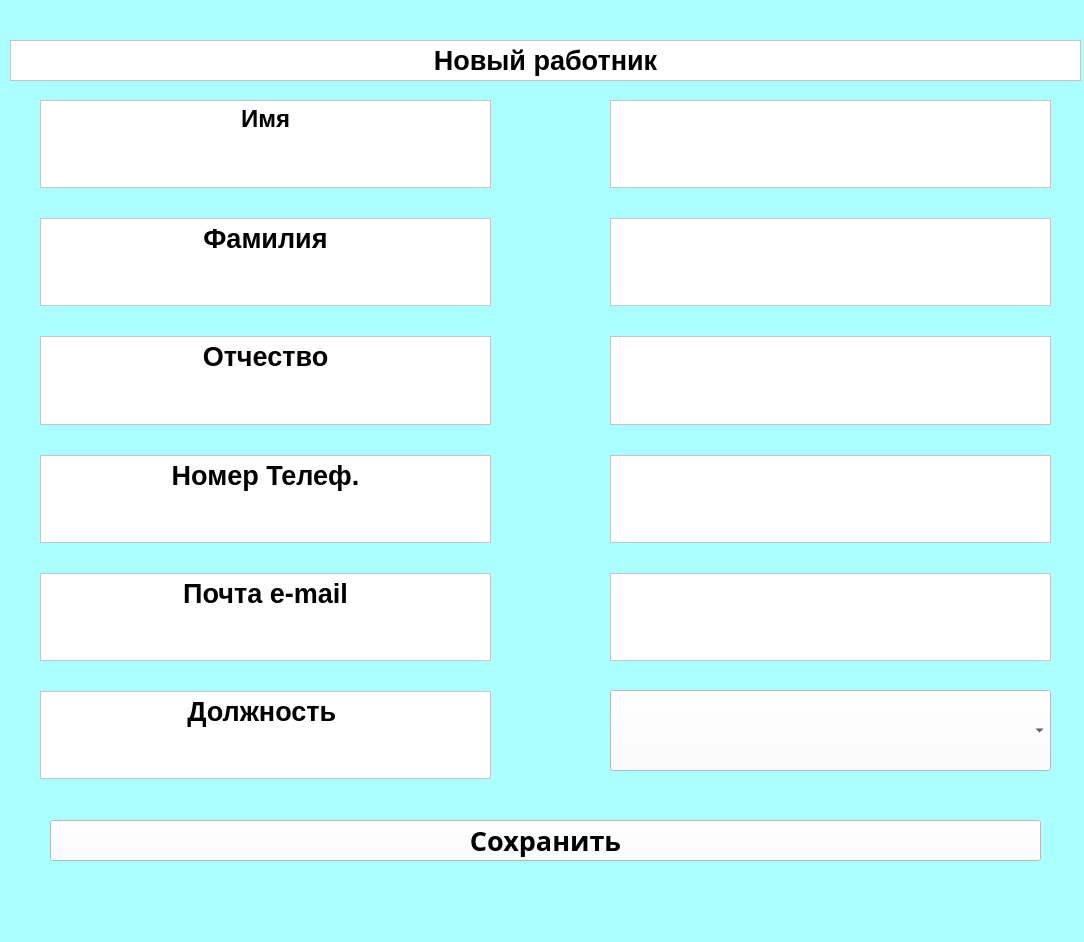
<?xml version="1.0" encoding="UTF-8"?>
<ui version="4.0">
 <class>MainWindow</class>
 <widget class="QMainWindow" name="MainWindow">
  <property name="geometry">
   <rect>
    <x>0</x>
    <y>0</y>
    <width>1084</width>
    <height>942</height>
   </rect>
  </property>
  <property name="font">
   <font>
    <family>MS UI Gothic</family>
    <pointsize>20</pointsize>
    <weight>75</weight>
    <bold>true</bold>
   </font>
  </property>
  <property name="windowTitle">
   <string>MainWindow</string>
  </property>
  <property name="styleSheet">
   <string notr="true">background-color: rgb(170, 255, 255)</string>
  </property>
  <widget class="QWidget" name="centralwidget">
   <widget class="QTextBrowser" name="textBrowser">
    <property name="geometry">
     <rect>
      <x>10</x>
      <y>40</y>
      <width>1071</width>
      <height>41</height>
     </rect>
    </property>
    <property name="styleSheet">
     <string notr="true">background-color: rgb(255, 255, 255)</string>
    </property>
    <property name="verticalScrollBarPolicy">
     <enum>Qt::ScrollBarAlwaysOff</enum>
    </property>
    <property name="horizontalScrollBarPolicy">
     <enum>Qt::ScrollBarAlwaysOff</enum>
    </property>
    <property name="html">
     <string>&lt;!DOCTYPE HTML PUBLIC &quot;-//W3C//DTD HTML 4.0//EN&quot; &quot;http://www.w3.org/TR/REC-html40/strict.dtd&quot;&gt;
&lt;html&gt;&lt;head&gt;&lt;meta name=&quot;qrichtext&quot; content=&quot;1&quot; /&gt;&lt;style type=&quot;text/css&quot;&gt;
p, li { white-space: pre-wrap; }
&lt;/style&gt;&lt;/head&gt;&lt;body style=&quot; font-family:'MS Shell Dlg 2'; font-size:7.8pt; font-weight:400; font-style:normal;&quot;&gt;
&lt;p align=&quot;center&quot; style=&quot; margin-top:0px; margin-bottom:0px; margin-left:0px; margin-right:0px; -qt-block-indent:0; text-indent:0px;&quot;&gt;&lt;span style=&quot; font-size:20pt; font-weight:600;&quot;&gt;Новый работник&lt;/span&gt;&lt;/p&gt;&lt;/body&gt;&lt;/html&gt;</string>
    </property>
   </widget>
   <widget class="QWidget" name="layoutWidget">
    <property name="geometry">
     <rect>
      <x>610</x>
      <y>100</y>
      <width>441</width>
      <height>561</height>
     </rect>
    </property>
    <layout class="QVBoxLayout" name="verticalLayout_2">
     <property name="spacing">
      <number>30</number>
     </property>
     <item>
      <widget class="QTextBrowser" name="name">
       <property name="font">
        <font>
         <pointsize>20</pointsize>
         <weight>75</weight>
         <bold>true</bold>
        </font>
       </property>
       <property name="styleSheet">
        <string notr="true">background-color: rgb(255, 255, 255)</string>
       </property>
       <property name="readOnly">
        <bool>false</bool>
       </property>
       <property name="html">
        <string>&lt;!DOCTYPE HTML PUBLIC &quot;-//W3C//DTD HTML 4.0//EN&quot; &quot;http://www.w3.org/TR/REC-html40/strict.dtd&quot;&gt;
&lt;html&gt;&lt;head&gt;&lt;meta name=&quot;qrichtext&quot; content=&quot;1&quot; /&gt;&lt;style type=&quot;text/css&quot;&gt;
p, li { white-space: pre-wrap; }
&lt;/style&gt;&lt;/head&gt;&lt;body style=&quot; font-family:'MS Shell Dlg 2'; font-size:20pt; font-weight:600; font-style:normal;&quot;&gt;
&lt;p align=&quot;center&quot; style=&quot;-qt-paragraph-type:empty; margin-top:0px; margin-bottom:0px; margin-left:0px; margin-right:0px; -qt-block-indent:0; text-indent:0px;&quot;&gt;&lt;br /&gt;&lt;/p&gt;&lt;/body&gt;&lt;/html&gt;</string>
       </property>
      </widget>
     </item>
     <item>
      <widget class="QTextBrowser" name="surname">
       <property name="font">
        <font>
         <pointsize>20</pointsize>
         <weight>75</weight>
         <bold>true</bold>
        </font>
       </property>
       <property name="styleSheet">
        <string notr="true">background-color: rgb(255, 255, 255)</string>
       </property>
       <property name="readOnly">
        <bool>false</bool>
       </property>
       <property name="html">
        <string>&lt;!DOCTYPE HTML PUBLIC &quot;-//W3C//DTD HTML 4.0//EN&quot; &quot;http://www.w3.org/TR/REC-html40/strict.dtd&quot;&gt;
&lt;html&gt;&lt;head&gt;&lt;meta name=&quot;qrichtext&quot; content=&quot;1&quot; /&gt;&lt;style type=&quot;text/css&quot;&gt;
p, li { white-space: pre-wrap; }
&lt;/style&gt;&lt;/head&gt;&lt;body style=&quot; font-family:'MS Shell Dlg 2'; font-size:20pt; font-weight:600; font-style:normal;&quot;&gt;
&lt;p align=&quot;center&quot; style=&quot; margin-top:0px; margin-bottom:0px; margin-left:0px; margin-right:0px; -qt-block-indent:0; text-indent:0px;&quot;&gt;  &lt;/p&gt;&lt;/body&gt;&lt;/html&gt;</string>
       </property>
      </widget>
     </item>
     <item>
      <widget class="QTextBrowser" name="patronymic">
       <property name="font">
        <font>
         <pointsize>20</pointsize>
         <weight>75</weight>
         <bold>true</bold>
        </font>
       </property>
       <property name="styleSheet">
        <string notr="true">background-color: rgb(255, 255, 255)</string>
       </property>
       <property name="readOnly">
        <bool>false</bool>
       </property>
       <property name="html">
        <string>&lt;!DOCTYPE HTML PUBLIC &quot;-//W3C//DTD HTML 4.0//EN&quot; &quot;http://www.w3.org/TR/REC-html40/strict.dtd&quot;&gt;
&lt;html&gt;&lt;head&gt;&lt;meta name=&quot;qrichtext&quot; content=&quot;1&quot; /&gt;&lt;style type=&quot;text/css&quot;&gt;
p, li { white-space: pre-wrap; }
&lt;/style&gt;&lt;/head&gt;&lt;body style=&quot; font-family:'MS Shell Dlg 2'; font-size:20pt; font-weight:600; font-style:normal;&quot;&gt;
&lt;p align=&quot;center&quot; style=&quot; margin-top:0px; margin-bottom:0px; margin-left:0px; margin-right:0px; -qt-block-indent:0; text-indent:0px;&quot;&gt;  &lt;/p&gt;&lt;/body&gt;&lt;/html&gt;</string>
       </property>
      </widget>
     </item>
     <item>
      <widget class="QTextBrowser" name="phone">
       <property name="font">
        <font>
         <pointsize>20</pointsize>
         <weight>75</weight>
         <bold>true</bold>
        </font>
       </property>
       <property name="styleSheet">
        <string notr="true">background-color: rgb(255, 255, 255)</string>
       </property>
       <property name="readOnly">
        <bool>false</bool>
       </property>
       <property name="html">
        <string>&lt;!DOCTYPE HTML PUBLIC &quot;-//W3C//DTD HTML 4.0//EN&quot; &quot;http://www.w3.org/TR/REC-html40/strict.dtd&quot;&gt;
&lt;html&gt;&lt;head&gt;&lt;meta name=&quot;qrichtext&quot; content=&quot;1&quot; /&gt;&lt;style type=&quot;text/css&quot;&gt;
p, li { white-space: pre-wrap; }
&lt;/style&gt;&lt;/head&gt;&lt;body style=&quot; font-family:'MS Shell Dlg 2'; font-size:20pt; font-weight:600; font-style:normal;&quot;&gt;
&lt;p align=&quot;center&quot; style=&quot;-qt-paragraph-type:empty; margin-top:0px; margin-bottom:0px; margin-left:0px; margin-right:0px; -qt-block-indent:0; text-indent:0px;&quot;&gt;&lt;br /&gt;&lt;/p&gt;&lt;/body&gt;&lt;/html&gt;</string>
       </property>
      </widget>
     </item>
     <item>
      <widget class="QTextBrowser" name="mail">
       <property name="font">
        <font>
         <pointsize>20</pointsize>
         <weight>75</weight>
         <bold>true</bold>
        </font>
       </property>
       <property name="styleSheet">
        <string notr="true">background-color: rgb(255, 255, 255)</string>
       </property>
       <property name="readOnly">
        <bool>false</bool>
       </property>
       <property name="html">
        <string>&lt;!DOCTYPE HTML PUBLIC &quot;-//W3C//DTD HTML 4.0//EN&quot; &quot;http://www.w3.org/TR/REC-html40/strict.dtd&quot;&gt;
&lt;html&gt;&lt;head&gt;&lt;meta name=&quot;qrichtext&quot; content=&quot;1&quot; /&gt;&lt;style type=&quot;text/css&quot;&gt;
p, li { white-space: pre-wrap; }
&lt;/style&gt;&lt;/head&gt;&lt;body style=&quot; font-family:'MS Shell Dlg 2'; font-size:20pt; font-weight:600; font-style:normal;&quot;&gt;
&lt;p align=&quot;center&quot; style=&quot; margin-top:0px; margin-bottom:0px; margin-left:0px; margin-right:0px; -qt-block-indent:0; text-indent:0px;&quot;&gt; &lt;/p&gt;&lt;/body&gt;&lt;/html&gt;</string>
       </property>
      </widget>
     </item>
    </layout>
   </widget>
   <widget class="QPushButton" name="pushButton">
    <property name="geometry">
     <rect>
      <x>50</x>
      <y>820</y>
      <width>991</width>
      <height>41</height>
     </rect>
    </property>
    <property name="font">
     <font>
      <family>Yu Gothic UI Semibold</family>
      <pointsize>20</pointsize>
      <weight>75</weight>
      <bold>true</bold>
     </font>
    </property>
    <property name="styleSheet">
     <string notr="true">background-color: rgb(255, 255, 255)</string>
    </property>
    <property name="text">
     <string>Сохранить</string>
    </property>
   </widget>
   <widget class="QWidget" name="layoutWidget">
    <property name="geometry">
     <rect>
      <x>40</x>
      <y>100</y>
      <width>451</width>
      <height>679</height>
     </rect>
    </property>
    <layout class="QVBoxLayout" name="verticalLayout">
     <property name="spacing">
      <number>30</number>
     </property>
     <item>
      <widget class="QTextBrowser" name="textBrowser_4">
       <property name="font">
        <font>
         <pointsize>20</pointsize>
         <weight>75</weight>
         <bold>true</bold>
        </font>
       </property>
       <property name="styleSheet">
        <string notr="true">background-color: rgb(255, 255, 255)</string>
       </property>
       <property name="html">
        <string>&lt;!DOCTYPE HTML PUBLIC &quot;-//W3C//DTD HTML 4.0//EN&quot; &quot;http://www.w3.org/TR/REC-html40/strict.dtd&quot;&gt;
&lt;html&gt;&lt;head&gt;&lt;meta name=&quot;qrichtext&quot; content=&quot;1&quot; /&gt;&lt;style type=&quot;text/css&quot;&gt;
p, li { white-space: pre-wrap; }
&lt;/style&gt;&lt;/head&gt;&lt;body style=&quot; font-family:'MS Shell Dlg 2'; font-size:20pt; font-weight:600; font-style:normal;&quot;&gt;
&lt;p align=&quot;center&quot; style=&quot; margin-top:0px; margin-bottom:0px; margin-left:0px; margin-right:0px; -qt-block-indent:0; text-indent:0px;&quot;&gt;&lt;span style=&quot; font-size:18pt;&quot;&gt;Имя&lt;/span&gt;&lt;/p&gt;&lt;/body&gt;&lt;/html&gt;</string>
       </property>
      </widget>
     </item>
     <item>
      <widget class="QTextBrowser" name="textBrowser_3">
       <property name="font">
        <font>
         <pointsize>20</pointsize>
         <weight>75</weight>
         <bold>true</bold>
        </font>
       </property>
       <property name="styleSheet">
        <string notr="true">background-color: rgb(255, 255, 255)</string>
       </property>
       <property name="html">
        <string>&lt;!DOCTYPE HTML PUBLIC &quot;-//W3C//DTD HTML 4.0//EN&quot; &quot;http://www.w3.org/TR/REC-html40/strict.dtd&quot;&gt;
&lt;html&gt;&lt;head&gt;&lt;meta name=&quot;qrichtext&quot; content=&quot;1&quot; /&gt;&lt;style type=&quot;text/css&quot;&gt;
p, li { white-space: pre-wrap; }
&lt;/style&gt;&lt;/head&gt;&lt;body style=&quot; font-family:'MS Shell Dlg 2'; font-size:20pt; font-weight:600; font-style:normal;&quot;&gt;
&lt;p align=&quot;center&quot; style=&quot; margin-top:0px; margin-bottom:0px; margin-left:0px; margin-right:0px; -qt-block-indent:0; text-indent:0px;&quot;&gt;Фамилия&lt;/p&gt;&lt;/body&gt;&lt;/html&gt;</string>
       </property>
      </widget>
     </item>
     <item>
      <widget class="QTextBrowser" name="textBrowser_5">
       <property name="font">
        <font>
         <pointsize>20</pointsize>
         <weight>75</weight>
         <bold>true</bold>
        </font>
       </property>
       <property name="styleSheet">
        <string notr="true">background-color: rgb(255, 255, 255)</string>
       </property>
       <property name="html">
        <string>&lt;!DOCTYPE HTML PUBLIC &quot;-//W3C//DTD HTML 4.0//EN&quot; &quot;http://www.w3.org/TR/REC-html40/strict.dtd&quot;&gt;
&lt;html&gt;&lt;head&gt;&lt;meta name=&quot;qrichtext&quot; content=&quot;1&quot; /&gt;&lt;style type=&quot;text/css&quot;&gt;
p, li { white-space: pre-wrap; }
&lt;/style&gt;&lt;/head&gt;&lt;body style=&quot; font-family:'MS Shell Dlg 2'; font-size:20pt; font-weight:600; font-style:normal;&quot;&gt;
&lt;p align=&quot;center&quot; style=&quot; margin-top:0px; margin-bottom:0px; margin-left:0px; margin-right:0px; -qt-block-indent:0; text-indent:0px;&quot;&gt;Отчество&lt;/p&gt;&lt;/body&gt;&lt;/html&gt;</string>
       </property>
      </widget>
     </item>
     <item>
      <widget class="QTextBrowser" name="textBrowser_2">
       <property name="font">
        <font>
         <pointsize>20</pointsize>
         <weight>75</weight>
         <bold>true</bold>
        </font>
       </property>
       <property name="styleSheet">
        <string notr="true">background-color: rgb(255, 255, 255)</string>
       </property>
       <property name="html">
        <string>&lt;!DOCTYPE HTML PUBLIC &quot;-//W3C//DTD HTML 4.0//EN&quot; &quot;http://www.w3.org/TR/REC-html40/strict.dtd&quot;&gt;
&lt;html&gt;&lt;head&gt;&lt;meta name=&quot;qrichtext&quot; content=&quot;1&quot; /&gt;&lt;style type=&quot;text/css&quot;&gt;
p, li { white-space: pre-wrap; }
&lt;/style&gt;&lt;/head&gt;&lt;body style=&quot; font-family:'MS Shell Dlg 2'; font-size:20pt; font-weight:600; font-style:normal;&quot;&gt;
&lt;p align=&quot;center&quot; style=&quot; margin-top:0px; margin-bottom:0px; margin-left:0px; margin-right:0px; -qt-block-indent:0; text-indent:0px;&quot;&gt;Номер Телеф.&lt;/p&gt;&lt;/body&gt;&lt;/html&gt;</string>
       </property>
      </widget>
     </item>
     <item>
      <widget class="QTextBrowser" name="textBrowser_6">
       <property name="font">
        <font>
         <pointsize>20</pointsize>
         <weight>75</weight>
         <bold>true</bold>
        </font>
       </property>
       <property name="styleSheet">
        <string notr="true">background-color: rgb(255, 255, 255)</string>
       </property>
       <property name="html">
        <string>&lt;!DOCTYPE HTML PUBLIC &quot;-//W3C//DTD HTML 4.0//EN&quot; &quot;http://www.w3.org/TR/REC-html40/strict.dtd&quot;&gt;
&lt;html&gt;&lt;head&gt;&lt;meta name=&quot;qrichtext&quot; content=&quot;1&quot; /&gt;&lt;style type=&quot;text/css&quot;&gt;
p, li { white-space: pre-wrap; }
&lt;/style&gt;&lt;/head&gt;&lt;body style=&quot; font-family:'MS Shell Dlg 2'; font-size:20pt; font-weight:600; font-style:normal;&quot;&gt;
&lt;p align=&quot;center&quot; style=&quot; margin-top:0px; margin-bottom:0px; margin-left:0px; margin-right:0px; -qt-block-indent:0; text-indent:0px;&quot;&gt;Почта e-mail&lt;/p&gt;&lt;/body&gt;&lt;/html&gt;</string>
       </property>
      </widget>
     </item>
     <item>
      <widget class="QTextBrowser" name="textBrowser_7">
       <property name="font">
        <font>
         <pointsize>20</pointsize>
         <weight>75</weight>
         <bold>true</bold>
        </font>
       </property>
       <property name="styleSheet">
        <string notr="true">background-color: rgb(255, 255, 255)</string>
       </property>
       <property name="html">
        <string>&lt;!DOCTYPE HTML PUBLIC &quot;-//W3C//DTD HTML 4.0//EN&quot; &quot;http://www.w3.org/TR/REC-html40/strict.dtd&quot;&gt;
&lt;html&gt;&lt;head&gt;&lt;meta name=&quot;qrichtext&quot; content=&quot;1&quot; /&gt;&lt;style type=&quot;text/css&quot;&gt;
p, li { white-space: pre-wrap; }
&lt;/style&gt;&lt;/head&gt;&lt;body style=&quot; font-family:'MS Shell Dlg 2'; font-size:20pt; font-weight:600; font-style:normal;&quot;&gt;
&lt;p align=&quot;center&quot; style=&quot; margin-top:0px; margin-bottom:0px; margin-left:0px; margin-right:0px; -qt-block-indent:0; text-indent:0px;&quot;&gt;Должность &lt;/p&gt;&lt;/body&gt;&lt;/html&gt;</string>
       </property>
      </widget>
     </item>
    </layout>
   </widget>
   <widget class="QComboBox" name="staff">
    <property name="geometry">
     <rect>
      <x>610</x>
      <y>690</y>
      <width>441</width>
      <height>81</height>
     </rect>
    </property>
    <property name="font">
     <font>
      <pointsize>20</pointsize>
      <weight>75</weight>
      <bold>true</bold>
     </font>
    </property>
    <property name="autoFillBackground">
     <bool>false</bool>
    </property>
    <property name="styleSheet">
     <string notr="true">background: rgb(255, 255, 255);
border-color: rgb(71, 213, 213);</string>
    </property>
   </widget>
  </widget>
  <widget class="QMenuBar" name="menubar">
   <property name="geometry">
    <rect>
     <x>0</x>
     <y>0</y>
     <width>1084</width>
     <height>26</height>
    </rect>
   </property>
  </widget>
  <widget class="QStatusBar" name="statusbar"/>
 </widget>
 <resources/>
 <connections/>
</ui>
